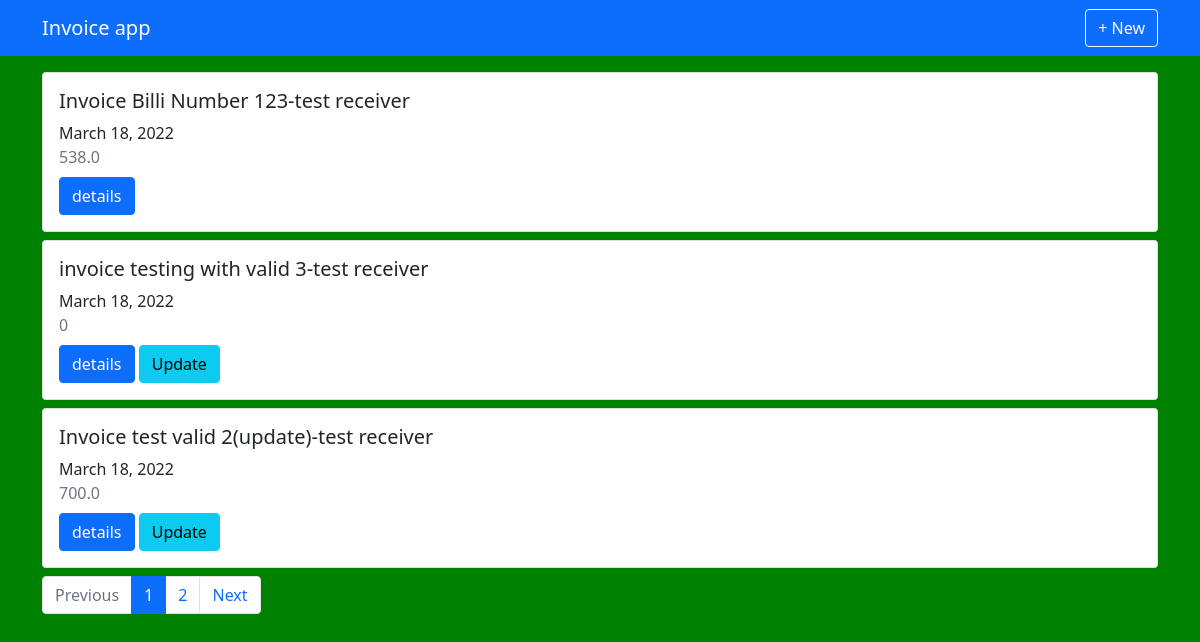
The app's page / (signed in), older data.
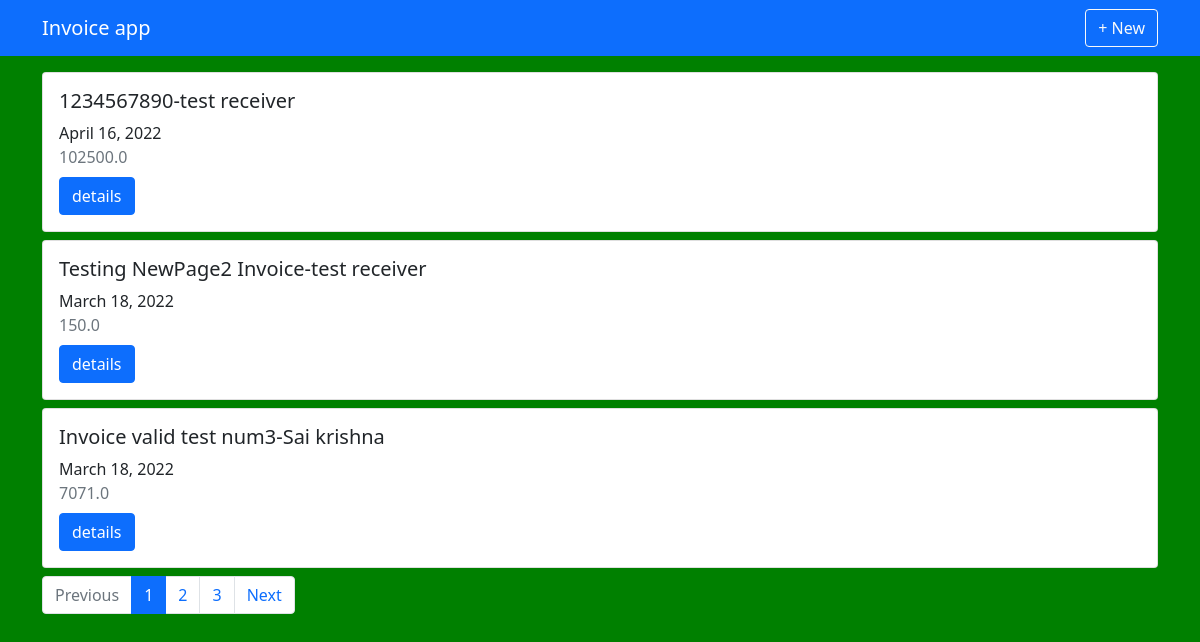
The same page, newer data.
### invoices/models.py (models this page shows, shortened)
class Invoice(models.Model):
    profile = models.ForeignKey(Profile, on_delete=models.CASCADE)
    receiver = models.ForeignKey(Receiver, on_delete=models.CASCADE)
    number = models.CharField(max_length=150)
    completion_date = models.DateField()
    issue_date = models.DateField()
    payment_date = models.DateField()
    created = models.DateTimeField(auto_now_add=True)
    closed = models.BooleanField(default=False)
    tags = models.ManyToManyField(Tag, blank=True)
    @property
    def tags(self):
        return self.tags.all()
    @property
    def positions(self):
        return self.position_set.all()
    @property
    def total_amount(self):
        total = 0
        qs = self.positions
        for pos in qs:
            total += pos.amount
        return total

### receivers/models.py (models this page shows, shortened)
class Receiver(models.Model):
    name = models.CharField(max_length=200)
    address = models.TextField()
    website = models.URLField(blank=True)
    created = models.DateTimeField(default=datetime.now)
    logo = models.ImageField(default='images/no_photo.png')

### positions/models.py (models this page shows, shortened)
class Position(models.Model):
    invoice = models.ForeignKey(Invoice, on_delete=models.CASCADE)
    title = models.CharField(max_length=200)
    description = models.TextField(blank=True, help_text="optional info")
    amount = models.FloatField(help_text="in US $")
    created = models.DateTimeField(auto_now_add=True)

### invoices/views.py (the view)
# urls.py: path('',InvoiceListView.as_view(),name='main'),
class InvoiceListView(LoginRequiredMixin,ListView):
    model = Invoice
    template_name = "invoices/main.html" #default invoice_list
    paginate_by = 3
    context_object_name = 'qs'
    def get_queryset(self):
        print(self.request.user)
        profile = get_object_or_404(Profile,user=self.request.user)
        return super().get_queryset().filter(profile=profile).order_by('-created')

### invoices/templates/invoices/main.html (shortened to what this page needs)
{% extends 'base.html' %}
{% block content %}
    {% if qs %}
        {% for obj in qs %}
            <div class="card mb-2" style="width: 100%;">
                <div class="card-body">
                    <h5 class="card-title">{{obj.number}}-{{obj.receiver.name}}</h5>
                    <div class="card-text">{{obj.completion_date}}</div>
                    <div class="text-muted">{{obj.total_amount}}</div>
                    <div class="mt-2">
                        <a href="{% url 'invoices:detail' obj.pk %}" class="btn btn-primary">details</a>
                        {% if not obj.closed %}
                            <a href="{% url 'invoices:update' obj.pk %}" class="btn btn-info">Update</a>
                        {% endif %}
                    </div>
                </div>
            </div>
        {% endfor %}
    {% else %}
            <h3>No invoices ..</h3>
    {% endif %}
    {% if is_paginated %}
            <nav aria-label="invoice pagination">
                <ul class="pagination">
                <li class="page-item {% if page_obj.has_previous %} {% else %} disabled {% endif %}">
                    <a
                     class="page-link" tabindex="-1">Previous</a>
                </li>
                {% for i in paginator.page_range %}
                    <li class="page-item {%if page_obj.number == i %} active {% endif %}">
                        <a class="page-link" href="?page={{i}}">{{i}}</a>
                    </li>
                {% endfor %}
                <li class="page-item {% if page_obj.has_next %} {% else %} disabled {% endif %}">
                    <a {% if page_obj.has_next %}
                            href="?page={{ page_obj.next_page_number}}"
                        {% endif %} class="page-link" >Next</a>
                </li>
                </ul>
            </nav>
    {% endif %}
{% endblock content %}

### templates/base.html (shortened to what this page needs)
{% load static %}
<!DOCTYPE html>
<html lang="en">
  <head>
    <link
      href="https://cdn.jsdelivr.net/npm/bootstrap@5.1.3/dist/css/bootstrap.min.css"
      rel="stylesheet"
    />
    <link rel="stylesheet" href="{% static 'style.css' %}" />
  </head>
  <body>
    {% include 'navbar.html' %}
    <div class="container mt-3">{% block content %} {% endblock content %}</div>
  </body>
</html>

### templates/navbar.html
<nav class="navbar navbar-dark bg-primary">
    <div class="container">
      <a href="{% url 'invoices:main' %}" class="navbar-brand">Invoice app</a>
      <a href="{% url 'invoices:create' %}" class="btn btn-outline-light">+ New</a>
    </div>
</nav>

### static/style.css (style rules this page uses)
body { background-color:green; }

Row changes from the older to the newer data that the page shows:
no longer on this page (row unchanged): Invoice: number "Invoice Billi Number 123", receiver.name "test receiver", completion_date "March 18, 2022", total_amount "538.0"
no longer on this page (row unchanged): Invoice: number "invoice testing with valid 3", receiver.name "test receiver", completion_date "March 18, 2022", total_amount "0", closed "Update"
no longer on this page (row edited): Invoice: number "Invoice test valid 2(update)", receiver.name "test receiver", completion_date "March 18, 2022", total_amount "700.0", closed "Update"
added Invoice: number "1234567890", receiver.name "test receiver", completion_date "April 16, 2022", total_amount "102500.0"
added Invoice: number "Testing NewPage2 Invoice", receiver.name "test receiver", completion_date "March 18, 2022", total_amount "150.0"
added Invoice: number "Invoice valid test num3", receiver.name "Sai krishna", completion_date "March 18, 2022", total_amount "7071.0"
Text that changed along with them:
new list line: "3"
